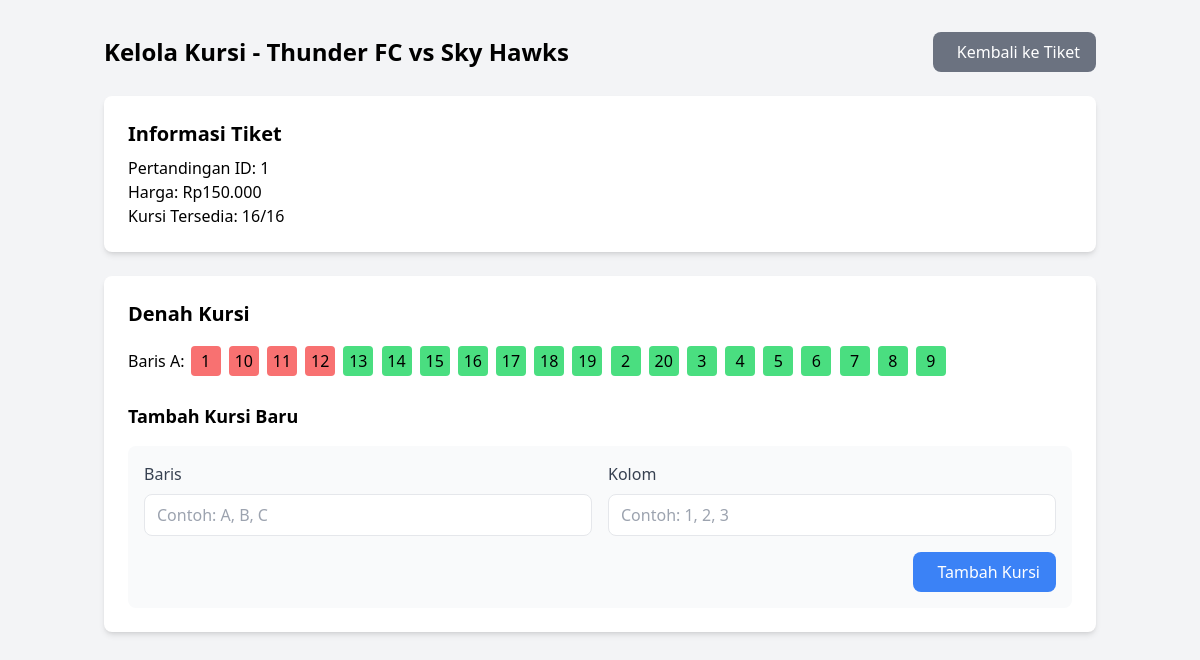
The app's page /admin/seats/index.php?ticket_id=14 (signed in) with its own data.
### tables this page shows
CREATE TABLE `tickets` (
  `id` int NOT NULL AUTO_INCREMENT,
  `match_id` int NOT NULL,
  `ticket_type` varchar(50) NOT NULL,
  `price` decimal(10,2) NOT NULL,
  `quantity_available` int DEFAULT '0',
  `description` text,
  PRIMARY KEY (`id`),
  KEY `match_id` (`match_id`),
  CONSTRAINT `tickets_ibfk_1` FOREIGN KEY (`match_id`) REFERENCES `matches` (`id`) ON DELETE CASCADE
);

CREATE TABLE `seats` (
  `id` int NOT NULL AUTO_INCREMENT,
  `match_id` int NOT NULL,
  `ticket_id` int NOT NULL,
  `seat_number` varchar(10) NOT NULL,
  `seat_row` varchar(5) NOT NULL,
  `seat_column` varchar(5) NOT NULL,
  `status` enum('available','booked','reserved') DEFAULT 'available',
  PRIMARY KEY (`id`),
  UNIQUE KEY `unique_seat` (`match_id`,`seat_number`),
  KEY `idx_seats_ticket` (`ticket_id`),
  KEY `idx_seats_status` (`status`),
  CONSTRAINT `fk_seats_tickets` FOREIGN KEY (`ticket_id`) REFERENCES `tickets` (`id`) ON DELETE CASCADE,
  CONSTRAINT `fk_seats_tickets_match` FOREIGN KEY (`match_id`) REFERENCES `tickets` (`match_id`) ON DELETE CASCADE,
  CONSTRAINT `seats_ibfk_1` FOREIGN KEY (`match_id`) REFERENCES `matches` (`id`) ON DELETE CASCADE,
  CONSTRAINT `seats_ibfk_2` FOREIGN KEY (`ticket_id`) REFERENCES `tickets` (`id`) ON DELETE CASCADE
);

### admin/seats/index.php (the view, shortened to what this page needs)
<?php
require_once '../../config/database.php';
$ticket_id = $_GET['ticket_id'];
$stmt = $pdo->prepare("SELECT t.*,
                      (SELECT COUNT(*) FROM seats s WHERE s.ticket_id = t.id AND s.status = 'available') AS available_seats
                      FROM tickets t WHERE t.id = ?");
$stmt->execute([$ticket_id]);
$ticket = $stmt->fetch(PDO::FETCH_ASSOC);
$stmt = $pdo->prepare("SELECT * FROM seats WHERE ticket_id = ? ORDER BY seat_row, seat_column");
$stmt->execute([$ticket_id]);
$seats = $stmt->fetchAll(PDO::FETCH_ASSOC);
$seatsByRow = [];
foreach ($seats as $seat) {
    $seatsByRow[$seat['seat_row']][] = $seat;
}
?>
<!DOCTYPE html>
<html lang="en">
<head>
    <script src="https://cdn.tailwindcss.com"></script>
</head>
<body class="bg-gray-100">
    <div class="container mx-auto px-4 py-8">
        <div class="flex justify-between items-center mb-6">
            <h1 class="text-2xl font-bold">Kelola Kursi - <?php echo htmlspecialchars($ticket['ticket_type']); ?></h1>
            <a href="../tickets/" class="bg-gray-500 text-white px-4 py-2 rounded-lg hover:bg-gray-600">
                <i class="fas fa-arrow-left mr-2"></i>Kembali ke Tiket
            </a>
        </div>
        <div class="bg-white p-6 rounded-lg shadow-md mb-6">
            <h2 class="text-xl font-semibold mb-2">Informasi Tiket</h2>
            <p>Pertandingan ID: <?php echo $ticket['match_id']; ?></p>
            <p>Harga: Rp<?php echo number_format($ticket['price'], 0, ',', '.'); ?></p>
            <p>Kursi Tersedia: <?php echo $ticket['available_seats']; ?>/<?php echo $ticket['quantity_available']; ?></p>
        </div>
        <div class="bg-white p-6 rounded-lg shadow-md">
            <h2 class="text-xl font-semibold mb-4">Denah Kursi</h2>
            <div class="stadium-map mb-6">
                <?php foreach ($seatsByRow as $row => $seatsInRow): ?>
                    <div class="seat-row mb-2">
                        <span class="font-medium">Baris <?php echo $row; ?>:</span>
                        <?php foreach ($seatsInRow as $seat): ?>
                            <form method="POST" class="inline">
                                <button type="submit" name="status" value="<?php echo $seat['status'] === 'available' ? 'booked' : 'available'; ?>"
                                    class="seat <?php echo $seat['status']; ?>"
                                    title="Kursi <?php echo $seat['seat_number']; ?> - Klik untuk mengubah status">
                                    <?php echo $seat['seat_column']; ?>
                                </button>
                            </form>
                        <?php endforeach; ?>
                    </div>
                <?php endforeach; ?>
            </div>
            <div class="mt-6">
                <h3 class="text-lg font-semibold mb-4">Tambah Kursi Baru</h3>
                <form method="POST" action="add_seat.php" class="bg-gray-50 p-4 rounded-lg">
                    <div class="grid grid-cols-2 gap-4 mb-4">
                        <div>
                            <label class="block text-gray-700 mb-2" for="seat_row">Baris</label>
                            <input type="text" name="seat_row" required
                                class="w-full px-3 py-2 border rounded-lg" placeholder="Contoh: A, B, C"
                                pattern="[A-Za-z]{1,2}" title="Huruf saja (max 2 karakter)">
                        </div>
                        <div>
                            <label class="block text-gray-700 mb-2" for="seat_column">Kolom</label>
                            <input type="number" name="seat_column" required min="1"
                                class="w-full px-3 py-2 border rounded-lg" placeholder="Contoh: 1, 2, 3">
                        </div>
                    </div>
                    <div class="flex justify-end">
                        <button type="submit" class="bg-blue-500 hover:bg-blue-600 text-white px-4 py-2 rounded-lg">
                            <i class="fas fa-plus mr-2"></i>Tambah Kursi
                        </button>
                    </div>
                </form>
            </div>
        </div>
    </div>
</body>
</html>

### admin/seats/index.php (style rules this page uses)
.seat { display: inline-block; width: 30px; height: 30px; margin: 2px; text-align: center; line-height: 30px; cursor: pointer; border-radius: 4px; }
.available { background-color: #4ade80; }
.booked { background-color: #f87171; cursor: not-allowed; }

### records on screen
tickets: ticket_type "Thunder FC vs Sky Hawks", match "1", price "150.000", quantity_available "16"
seats: seat_column "1"
seats: seat_column "10"
seats: seat_column "11"
seats: seat_column "12"
seats: seat_column "13"
seats: seat_column "14"
seats: seat_column "15"
seats: seat_column "16"
seats: seat_column "17"
seats: seat_column "18"
seats: seat_column "19"
seats: seat_column "2"
seats: seat_column "20"
seats: seat_column "3"
seats: seat_column "4"
seats: seat_column "5"
seats: seat_column "6"
seats: seat_column "7"
seats: seat_column "8"
seats: seat_column "9"

### other values on screen
$ticket['available_seats'] "16"
$row "A"
